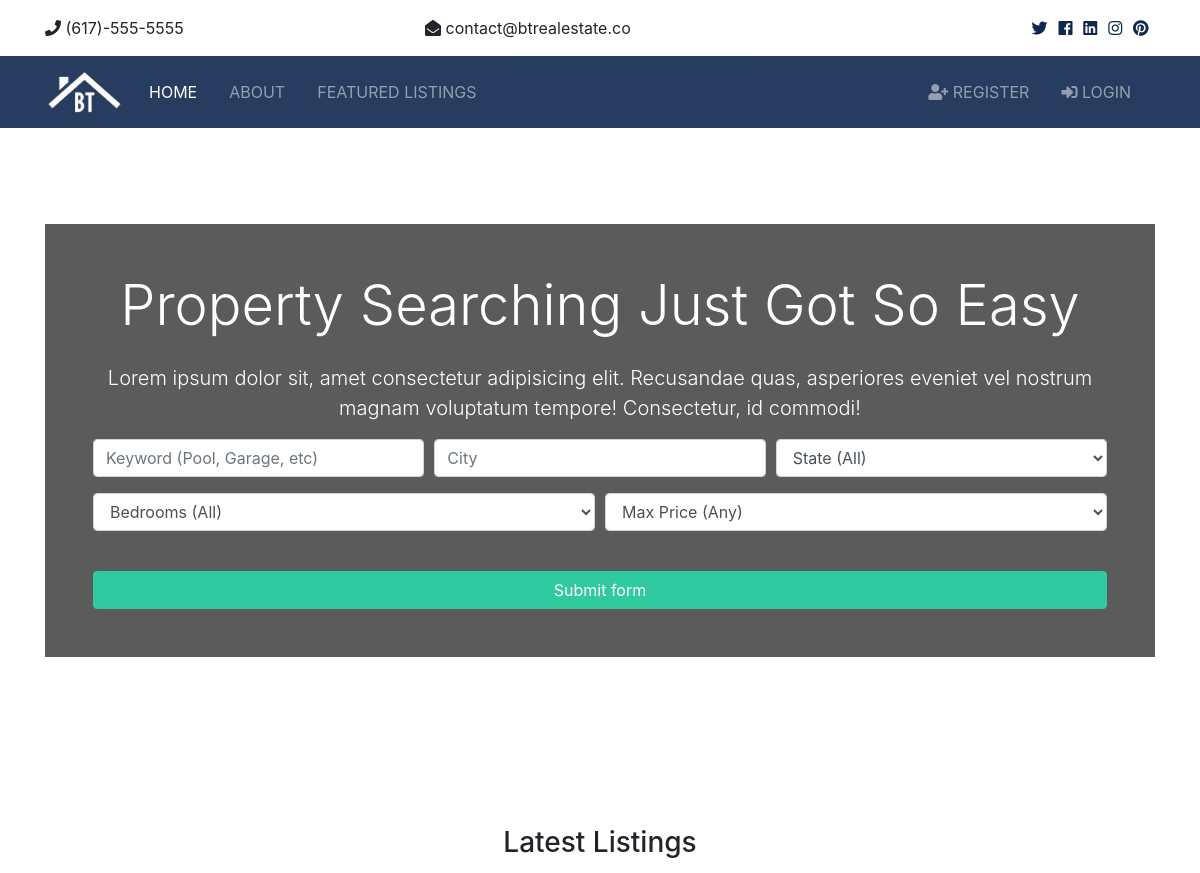
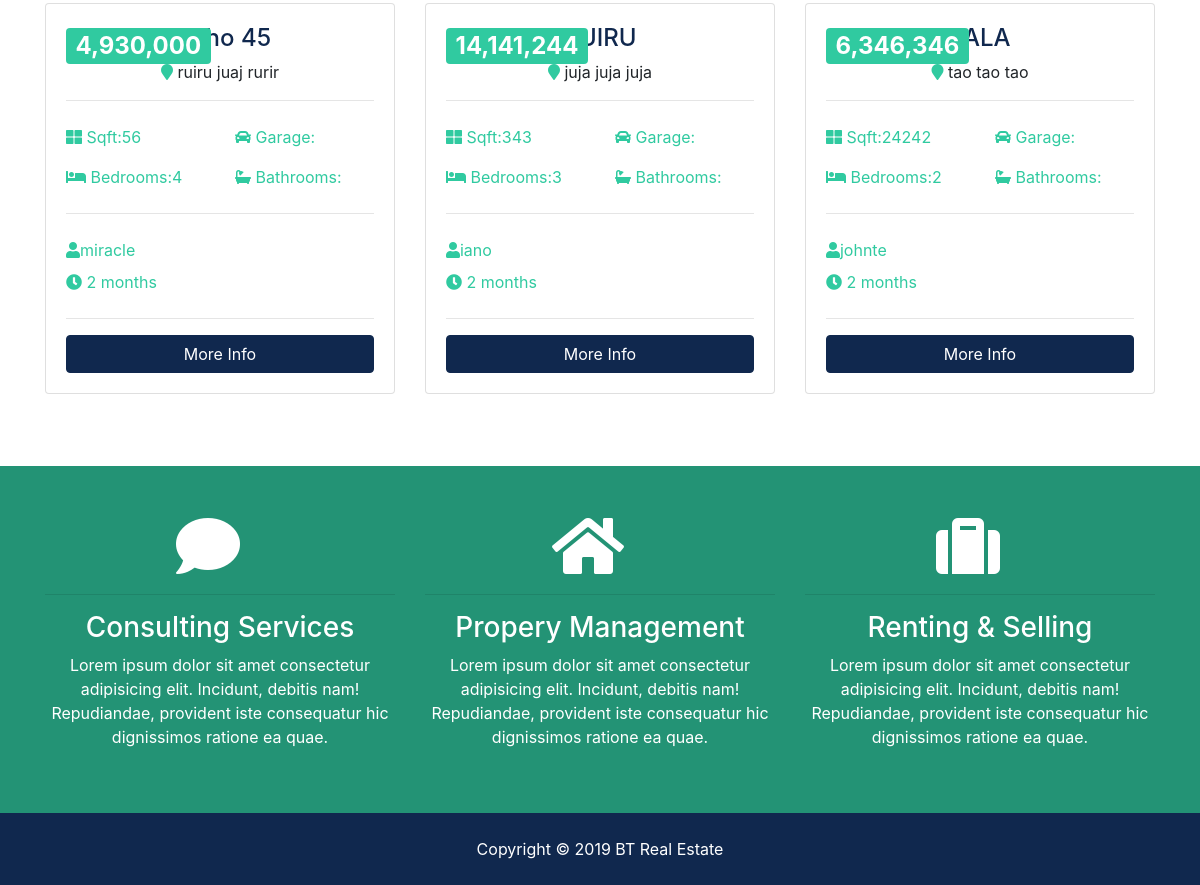
The page / on the database its author committed (2 pictures, top to bottom).
### listings/models.py (models this page shows, shortened)
class Listing(models.Model):
    realtor = models.ForeignKey(Realtors, on_delete = models.DO_NOTHING)
    address = models.CharField(max_length = 100)
    city = models.CharField(max_length = 100)
    zipcode = models.CharField(max_length = 20)
    state = models.CharField(max_length = 100)
    title = models.CharField(max_length = 100)
    price = models.IntegerField()
    bedrooms = models.IntegerField()
    bathrooms = models.DecimalField(max_digits=2, decimal_places=1)
    garage = models.IntegerField(default=0)
    sqft = models.IntegerField()
    lot_size =models.DecimalField(max_digits=5, decimal_places=1)
    description = models.TextField(max_length = 100)
    photos_main = models.ImageField(upload_to = 'photos/%Y/%m/%d')
    photos_1 = models.ImageField(upload_to = 'photos/%Y/%m/%d', blank = True)
    photos_2 = models.ImageField(upload_to = 'photos/%Y/%m/%d', blank = True)
    photos_3 = models.ImageField(upload_to = 'photos/%Y/%m/%d', blank = True)
    photos_4= models.ImageField(upload_to = 'photos/%Y/%m/%d', blank = True)
    photos_5 = models.ImageField(upload_to = 'photos/%Y/%m/%d', blank = True)
    photos_6= models.ImageField(upload_to = 'photos/%Y/%m/%d', blank = True)
    is_published = models.BooleanField(default = True)
    list_date = models.DateField(default=datetime.now, blank =True)

### realtors/models.py (models this page shows)
class Realtors(models.Model):
    name = models.CharField(max_length = 100)
    photo = models.ImageField(upload_to = 'photos/%Y/%m/%d')
    description = models.TextField(blank=True)
    phone = models.CharField(max_length = 20)
    email = models.CharField(max_length = 20)
    is_mvp = models.BooleanField(default = False)
    hire_date = models.DateTimeField(default = datetime.now, blank = True)
    def __str__(self):
        return self.name

### pages/views.py (the view)
# urls.py: path('', views.index, name = 'listings'),
def index(request):
    listings = Listing.objects.order_by('-list_date').filter(is_published=True)[:3]
    context = {
        'listings': listings,
        'state_choices':state_choices,
        'bedroom_choices':bedroom_choices,
        'price_choices':price_choices
        }
    return render(request, 'pages/index.html', context)

### templates/pages/index.html (shortened to what this page needs)
{% extends 'base.html' %}
{% load humanize %}
{% block content %}
  <section id="showcase">
    <div class="container text-center">
      <div class="home-search p-5">
        <div class="overlay p-5">
          <h1 class="display-4 mb-4">
            Property Searching Just Got So Easy
          </h1>
          <p class="lead">Lorem ipsum dolor sit, amet consectetur adipisicing elit. Recusandae quas, asperiores eveniet vel nostrum magnam
            voluptatum tempore! Consectetur, id commodi!</p>
          <div class="search">
           <form action="">
              <div class="form-row">
                <div class="col-md-4 mb-3">
                  <input type="text" name="keywords" class="form-control" placeholder="Keyword (Pool, Garage, etc)">
                </div>
                <div class="col-md-4 mb-3">
                  <input type="text" name="city" class="form-control" placeholder="City">
                </div>
                <div class="col-md-4 mb-3">
                  <select name="state" class="form-control">
                    <option selected="true" disabled="disabled">State (All)</option>
                  </select>
                </div>
              </div>
              <div class="form-row">
                <div class="col-md-6 mb-3">
                  <select name="bedrooms" class="form-control">
                    <option selected="true" disabled="disabled">Bedrooms (All)</option>
                  </select>
                </div>
                <div class="col-md-6 mb-3">
                  <select name="price" class="form-control" id="type">
                    <option selected="true" disabled="disabled">Max Price (Any)</option>
                  </select>
                </div>
              </div>
              <button class="btn btn-secondary btn-block mt-4" type="submit">Submit form</button>
            </form>
          </div>
        </div>
      </div>
    </div>
  </section>
  <section id="listings" class="py-5">
    <div class="container">
      <h3 class="text-center mb-3">Latest Listings</h3>
      <div class="row">
        {% if listings %}
            {% for listing in listings %}
                 <div class="col-md-6 col-lg-4 mb-4">
                   <div class="card listing-preview">
                     <div class="card-img-overlay">
                       <h2>
                         <span class="badge badge-secondary text-white">{{listing.price | intcomma}}</span>
                       </h2>
                     </div>
                     <div class="card-body">
                       <div class="listing-heading text-center">
                         <h4 class="text-primary">{{listing.title}}</h4>
                         <p>
                           <i class="fas fa-map-marker text-secondary"></i> {{listing.city}} {{listing.state}} {{listing.zipcode}}</p>
                       </div>
                       <hr>
                       <div class="row py-2 text-secondary">
                         <div class="col-6">
                           <i class="fas fa-th-large"></i> Sqft:{{listing.sqft}}</div>
                         <div class="col-6">
                           <i class="fas fa-car"></i> Garage: {{listing.Garage}}</div>
                       </div>
                       <div class="row py-2 text-secondary">
                         <div class="col-6">
                           <i class="fas fa-bed"></i> Bedrooms:{{listing.bedrooms}}</div>
                         <div class="col-6">
                           <i class="fas fa-bath"></i> Bathrooms:{{listing.Bathrooms}}</div>
                       </div>
                       <hr>
                       <div class="row py-2 text-secondary">
                         <div class="col-6">
                           <i class="fas fa-user"></i>{{listing.realtor}}</div>
                       </div>
                       <div class="row text-secondary pb-2">
                         <div class="col-6">
                           <i class="fas fa-clock"></i> {{  listing.list_date | timesince }}</div>
                       </div>
                       <hr>
                       <a href="{%url 'listing' listing.id%}" class="btn btn-primary btn-block">More Info</a>
                     </div>
                   </div>
                 </div>
            {% endfor %}
        {% else %}
           <div class="col-md-12">
             <p> No listing Available</p>
           </div>
        {% endif %}
      </div>
    </div>
  </section>
  <section id="services" class="py-5 bg-secondary text-white">
    <div class="container">
      <div class="row text-center">
        <div class="col-md-4">
          <i class="fas fa-comment fa-4x mr-4"></i>
          <hr>
          <h3>Consulting Services</h3>
          <p>Lorem ipsum dolor sit amet consectetur adipisicing elit. Incidunt, debitis nam! Repudiandae, provident iste consequatur
            hic dignissimos ratione ea quae.</p>
        </div>
        <div class="col-md-4">
          <i class="fas fa-home fa-4x mr-4"></i>
          <hr>
          <h3>Propery Management</h3>
          <p>Lorem ipsum dolor sit amet consectetur adipisicing elit. Incidunt, debitis nam! Repudiandae, provident iste consequatur
            hic dignissimos ratione ea quae.</p>
        </div>
        <div class="col-md-4">
          <i class="fas fa-suitcase fa-4x mr-4"></i>
          <hr>
          <h3>Renting & Selling</h3>
          <p>Lorem ipsum dolor sit amet consectetur adipisicing elit. Incidunt, debitis nam! Repudiandae, provident iste consequatur
            hic dignissimos ratione ea quae.</p>
        </div>
      </div>
    </div>
  </section>
  {%endblock%}

### templates/base.html (shortened to what this page needs)
{% load static %}
<!DOCTYPE html>
<html lang="en">
<head>
  <link rel="stylesheet" href="{% static 'css/all.css' %}">
  <link rel="stylesheet" href="{% static 'css/bootstrap.css' %}">
  <link rel="stylesheet" href="{% static 'css/style.css' %}">
</head>
<body>
 {%include 'partials/_topbar.html'%}
 {%include 'partials/_navbar.html'%}
{%block content%}{% endblock%}
 {%include 'partials/_footer.html'%}
</body>
</html>

### templates/partials/_topbar.html
 <section id="top-bar" class="p-3">
   <div class="container">
     <div class="row">
       <div class="col-md-4">
         <i class="fas fa-phone"></i> (617)-555-5555
       </div>
       <div class="col-md-4">
         <i class="fas fa-envelope-open"></i> contact@btrealestate.co
       </div>
       <div class="col-md-4">
         <div class="social text-right">
           <a href="#">
             <i class="fab fa-twitter"></i>
           </a>
           <a href="#">
             <i class="fab fa-facebook"></i>
           </a>
           <a href="#">
             <i class="fab fa-linkedin"></i>
           </a>
           <a href="#">
             <i class="fab fa-instagram"></i>
           </a>
           <a href="#">
             <i class="fab fa-pinterest"></i>
           </a>
         </div>
       </div>
     </div>
   </div>
 </section>

### templates/partials/_navbar.html (shortened to what this page needs)
{% load static%}
  <nav class="navbar navbar-expand-lg navbar-dark bg-primary sticky-top">
    <div class="container">
      <a class="navbar-brand" href="{% url 'index'%}">
        <img src="{% static 'img/logo.png'%}" class="logo" alt="">
      </a>
      <div class="collapse navbar-collapse" id="navbarNavAltMarkup">
        <ul class="navbar-nav">
          <li
            {% if '/' == request.path%}
              class ="nav-item active mr-3"
             {%else %}
                class ="nav-item mr-3"
              {%endif %}
          >
            <a class="nav-link" href="{% url 'index' %}">Home</a>
          </li>
           <li
             {% if 'about' in  request.path %}
                class ="nav-item active mr-3"
              {%else %}
                class ="nav-item mr-3"
               {%endif %}
           >
            <a class="nav-link" href="{% url 'about'%}">About</a>
          </li>
          <li class="nav-item mr-3">
            <a class="nav-link" href="{% url 'listings'%}">Featured Listings</a>
          </li>
        </ul>
        <ul class="navbar-nav ml-auto">
          {% if user.is_authenticated %}
            <li
             {% if 'dashboard' == request.path%}
               class ="nav-item active mr-3"
              {%else %}
                 class ="nav-item mr-3"
               {%endif %}
            >
              <a class="nav-link" href="{% url 'dashboard' %}">
                 Welcome {{ user.username}} (Dashboard)</a>
            </li>
            <li class="nav-item mr-3">
              <a href="javascript:{document.getElementById('logout').submit()}" class="nav-link">
                <i class="fas fa-sign-out-alt"></i> Logout
              </a>
              <form action="{% url 'logout'%}" method="POST" id="logout">
                {% csrf_token %}
                <input type="hidden" >
              </form>
            </li>
          {% else %}
            <li
             {% if 'register' == request.path%}
               class ="nav-item active mr-3"
              {%else %}
                 class ="nav-item mr-3"
               {%endif %}
            >
              <a class="nav-link" href="{% url 'register' %}">
                <i class="fas fa-user-plus"></i> Register</a>
            </li>
            <li {% if 'login' == request.path%}
               class ="nav-item active mr-3"
              {%else %}
                 class ="nav-item mr-3"
               {%endif %}
            >
              <a class="nav-link" href="{% url 'login' %}">
                <i class="fas fa-sign-in-alt"></i>
                Login</a>
            </li>
           {% endif %}
        </ul>
      </div>
    </div>
  </nav>

### templates/partials/_footer.html
<footer id="main-footer" class="py-4 bg-primary text-white text-center">
    Copyright &copy;
    <span class="year"></span> BT Real Estate
</footer>

### mysite/static/css/all.css (style rules this page uses)
.fa, .fas, .far, .fal, .fab { -moz-osx-font-smoothing: grayscale; -webkit-font-smoothing: antialiased; display: inline-block; font-style: normal; font-variant: normal; text-rendering: auto; line-height: 1; }
.fa-4x { font-size: 4em; }
.fa-bath:before { content: "\f2cd"; }
.fa-bed:before { content: "\f236"; }
.fa-car:before { content: "\f1b9"; }
.fa-clock:before { content: "\f017"; }
.fa-comment:before { content: "\f075"; }
.fa-envelope-open:before { content: "\f2b6"; }
.fa-facebook:before { content: "\f09a"; }
.fa-home:before { content: "\f015"; }
.fa-instagram:before { content: "\f16d"; }
.fa-linkedin:before { content: "\f08c"; }
.fa-map-marker:before { content: "\f041"; }
.fa-phone:before { content: "\f095"; }
.fa-pinterest:before { content: "\f0d2"; }
.fa-sign-in-alt:before { content: "\f2f6"; }
.fa-suitcase:before { content: "\f0f2"; }
.fa-th-large:before { content: "\f009"; }
.fa-twitter:before { content: "\f099"; }
.fa-user:before { content: "\f007"; }
.fa-user-plus:before { content: "\f234"; }
.fab { font-family: 'Font Awesome 5 Brands'; }
.fa, .fas { font-family: 'Font Awesome 5 Free'; font-weight: 900; }

### mysite/static/css/style.css (style rules this page uses)
.btn-secondary { color: #fff !important; }
img { width: 100%; }
.logo { width: 80px; }
.navbar { opacity: 0.9; text-transform: uppercase; }
.social a { margin-right: 0.4rem; }
#showcase { background: url(../img/showcase.jpg) no-repeat top center fixed/cover; position: relative; min-height: 650px; color: #fff; padding-top: 6rem; }
#showcase .home-search { min-height: 400px; position: relative; border-radius: 5px; }
#showcase .overlay { content: ''; position: absolute; top: 0; left: 0; min-height: 400px; width: 100%; background: rgba(51, 51, 51, 0.8); }
#services { background: url(../img/building.jpg) no-repeat top center fixed/cover; min-height: 300px; position: relative; overflow: hidden; }
#services::before { content: ''; position: absolute; top: 0; left: 0; min-height: 100%; width: 100%; background: rgba(32, 134, 107, 0.8); }
.listing-preview a { position: relative; }

### rows shown on the page
Listing: price "4,930,000", title "gatho 45", city "ruiru", state "juaj", zipcode "rurir", sqft "56", bedrooms "4", realtor "miracle", list_date "2 months"
Listing: price "14,141,244", title "RUIRU", city "juja", state "juja", zipcode "juja", sqft "343", bedrooms "3", realtor "iano", list_date "2 months"
Listing: price "6,346,346", title "TALA", city "tao", state "tao", zipcode "tao", sqft "24242", bedrooms "2", realtor "johnte", list_date "2 months"
